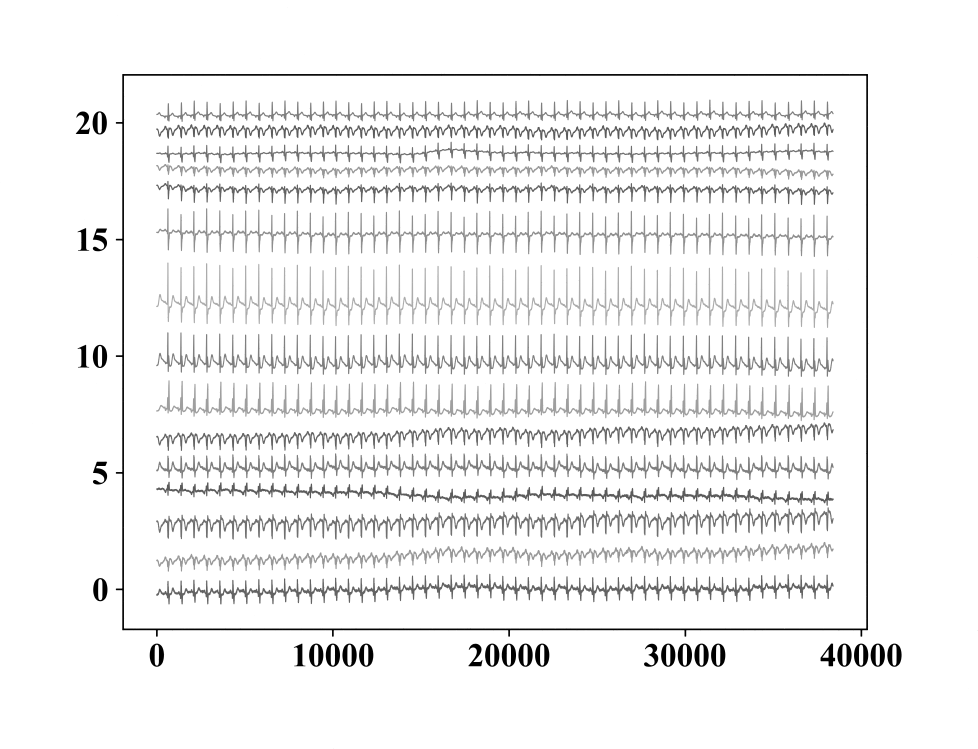
#> input picture 3_denoised_ecg_images/denoised_patient001.png, 3911 x 2993 px (shown at 1/4 size); its folder holds only this picture in this run
$ python 3_image2signal.py
#> lines starting #> are read from the running program, lines starting #| are printed output that depends on the picture; after the words box and inside, x2 and y2 are one past the last pixel; in counts of white or black regions, pixels touching at a corner belong together
### ECG_EX2.py
def ECG_extract_qrs2(ecg_signal ,  enable_plot =True  ):
    dpi=500
    import numpy as np
    import matplotlib.pyplot as plt
    from scipy.signal import find_peaks, butter, filtfilt, resample
    import neurokit2 as nk
    import pandas as pd
    import warnings

    # Suppress DeprecationWarning
    warnings.filterwarnings("ignore", category=DeprecationWarning)

    # Close all previous plots
    # plt.close('all')

    # Parameters
    fs = 2000  # Original sampling frequency
    target_length = 5  # Target length of ECG signal in seconds
    target_samples = target_length * fs  # Target number of samples

    # Load the ECG signal
    try:
        a = ecg_signal[0]
    except:

        data = np.load('ecg.npz')
        ecg_signal = data['signal']

    # Smoothing the ECG signal
    e = []
    M = 5
    for i in range(len(ecg_signal) - M):
        mm = np.mean(ecg_signal[i:i + M])
        if not mm == ecg_signal[i]:
            e.append(ecg_signal[i])
    ecg_signal = e

    # Check if the ECG signal is shorter than the target length
    if len(ecg_signal) < target_samples:
        # Resample the ECG signal to the target length
        ecg_signal = resample(ecg_signal, 5 * target_samples)
        # print(f"ECG signal was resampled to {target_length} seconds.")

    # Time vector
    t = np.arange(len(ecg_signal)) / fs

    # Detect R-peaks
    _, rpeaks = nk.ecg_peaks(ecg_signal, sampling_rate=fs)


    # Delineate ECG waves
    # _, waves_peak = nk.ecg_delineate(ecg_signal, rpeaks, sampling_rate=fs, method="peak")

    # Delineate and visualize all peaks of ECG complexes
    _, waves_peak = nk.ecg_delineate(ecg_signal, rpeaks, sampling_rate=fs, method="peak", show=enable_plot, show_type='peaks')
    if enable_plot:
        plt.savefig('temp.png', bbox_inches='tight', pad_inches=0.5, dpi=dpi)
        plt.close()

    # Filter out NaN values from peak arrays
    # [7 lines left out: function filter_nan, not called in this run]

    # Filter peaks
    r_peaks = filter_nan(rpeaks['ECG_R_Peaks'])
    t_peaks = filter_nan(waves_peak.get('ECG_T_Peaks', []))
    p_peaks = filter_nan(waves_peak.get('ECG_P_Peaks', []))
    q_peaks = filter_nan(waves_peak.get('ECG_Q_Peaks', []))
    s_peaks = filter_nan(waves_peak.get('ECG_S_Peaks', []))

    # Calculate durations (in milliseconds)
    # [4 lines left out: function calculate_duration, not called in this run]

    P_dur = calculate_duration(p_peaks, q_peaks)  # P duration
    QRS_dur = calculate_duration(q_peaks, s_peaks)  # QRS duration
    T_dur = calculate_duration(t_peaks, t_peaks[1:]) if len(t_peaks) > 1 else np.nan  # T duration
    ST_dur = calculate_duration(s_peaks, t_peaks)  # ST duration
    PR_int = calculate_duration(p_peaks, r_peaks)  # PR interval
    QT_int = calculate_duration(q_peaks, t_peaks)  # QT interval
    QTC_int = QT_int / np.sqrt((60 * fs) / len(r_peaks)) if not np.isnan(QT_int) else np.nan  # Corrected QT interval
    Q_dur = calculate_duration(q_peaks, r_peaks)  # Q duration
    R_dur = calculate_duration(r_peaks, s_peaks)  # R duration
    S_dur = calculate_duration(s_peaks, t_peaks)  # S duration

    # Calculate amplitudes (in microvolts)
    # [4 lines left out: function calculate_amplitude, not called in this run]

    P_amp = calculate_amplitude(p_peaks)  # P amplitude
    Q_amp = calculate_amplitude(q_peaks)  # Q amplitude
    R_amp = calculate_amplitude(r_peaks)  # R amplitude
    S_amp = calculate_amplitude(s_peaks)  # S amplitude
    T_amp = calculate_amplitude(t_peaks)  # T amplitude
    ST_amp = calculate_amplitude(s_peaks)  # ST amplitude (using S peak)

    # Create a dictionary to store the results
    results = {
        'P_dur (ms)': P_dur,
        'QRS_dur (ms)': QRS_dur,
        'T_dur (ms)': T_dur,
        'ST_dur (ms)': ST_dur,
        'PR_int (ms)': PR_int,
        'QT_int (ms)': QT_int,
        'QTC_int (ms)': QTC_int,
        'Q_dur (ms)': Q_dur,
        'R_dur (ms)': R_dur,
        'S_dur (ms)': S_dur,
        'P_amp (uV)': P_amp,
        'Q_amp (uV)': Q_amp,
        'R_amp (uV)': R_amp,
        'S_amp (uV)': S_amp,
        'T_amp (uV)': T_amp,
        'ST_amp (uV)': ST_amp
    }


    Result2 ={
        't':t,
        'ecg_signal':ecg_signal,
        'r_peaks':r_peaks,
        't_peaks':t_peaks,
        'p_peaks':p_peaks,
        'q_peaks':q_peaks,
        's_peaks':s_peaks,
        'r_peaks':r_peaks,
        'rpeaks':rpeaks,

              }


    return results,Result2


# if True:
#     results,Result2 = ECG_extract_qrs2([] , False)

### 3_image2signal.py
import cv2
import numpy as np
import matplotlib.pyplot as plt
import os
import scipy.signal
import neurokit2 as nk
import pandas as pd
from tqdm import tqdm
import copy

enable_plot = False
enable_plot = True


plt.rcParams['font.family'] = 'Times New Roman'

plt.close('all')

noisy_folder = '3_denoised_ecg_images'
ocr_folder = '6_ocr'
result2_folder = '7_result2'
csv_folder = '8_csv'
os.makedirs(result2_folder, exist_ok=True)
os.makedirs(ocr_folder, exist_ok=True)
os.makedirs(csv_folder, exist_ok=True)

segments_all = []

for filename in os.listdir(noisy_folder):
    if filename.endswith('.png') and not 'pattern' in filename.lower():
        patteint_no = filename.replace('denoised_', '').replace('.png', '')
        print('patteint_no =', patteint_no)

        image_path = os.path.join(noisy_folder, filename)
        image = cv2.imread(image_path)
#> image is the input picture: shape (2993, 3911, 3); min 0, max 255, mean 242.2

        gray_image = cv2.cvtColor(image, cv2.COLOR_BGR2GRAY)
        if enable_plot:
            plt.figure(100)
            plt.subplot(2, 2, 1)
            plt.title('Original Image')
            plt.imshow(cv2.cvtColor(image, cv2.COLOR_BGR2RGB))
            plt.axis('off')

        B = max(int(np.shape(image)[0] / 100), 80)
#> B = 80
        _, binary_image = cv2.threshold(gray_image, 200, 255, cv2.THRESH_BINARY_INV)
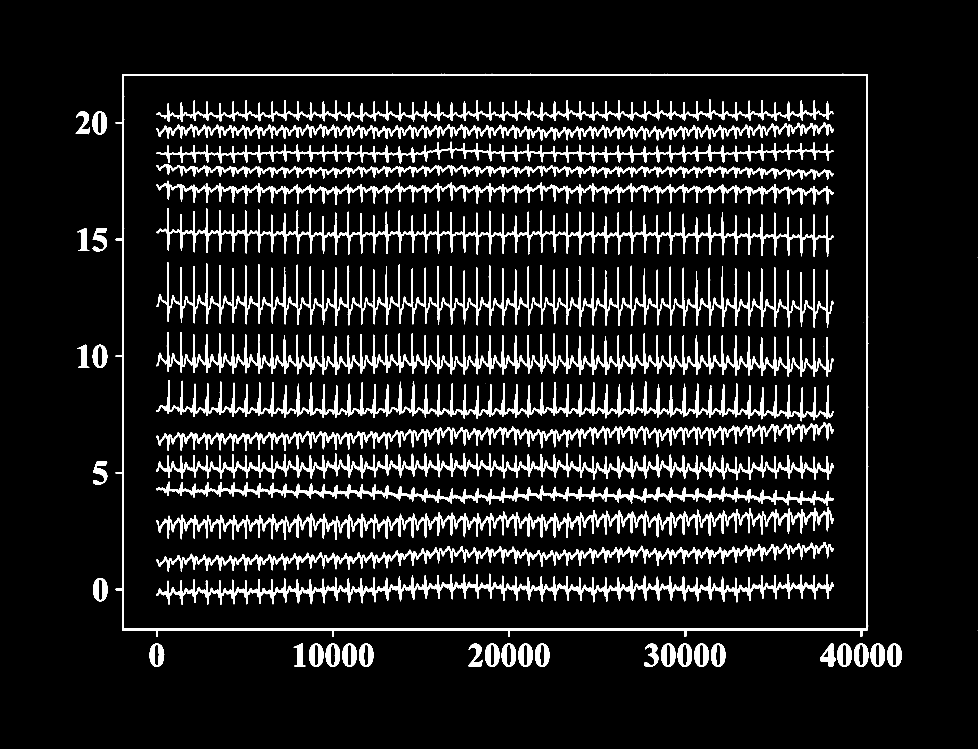
#> binary_image: shape (2993, 3911) (shown at 1/4 size); 8.9% white; 51 white regions (6 under 20 px)
        contours, _ = cv2.findContours(binary_image, cv2.RETR_EXTERNAL, cv2.CHAIN_APPROX_SIMPLE)
#> contours = 32 contours, 2 with area under 20; largest, box (x1, y1, x2, y2) and area: (463, 295, 3473, 2547) 6633622, (1940, 2574, 1998, 2667) 4215, (1236, 2573, 1294, 2667) 4215, (371, 1379, 429, 1472) 4213, (3349, 2574, 3407, 2667) 4212
        largest_contour = max(contours, key=cv2.contourArea)
#> largest_contour = contour of 215 points, box (x1, y1, x2, y2) (463, 295, 3473, 2547), area 6633622
        x, y, w, h = cv2.boundingRect(largest_contour)
#> x = 463; y = 295; w = 3010; h = 2252
        cropped_image = image[y+B:y+h-B, x+B:x+w-B]
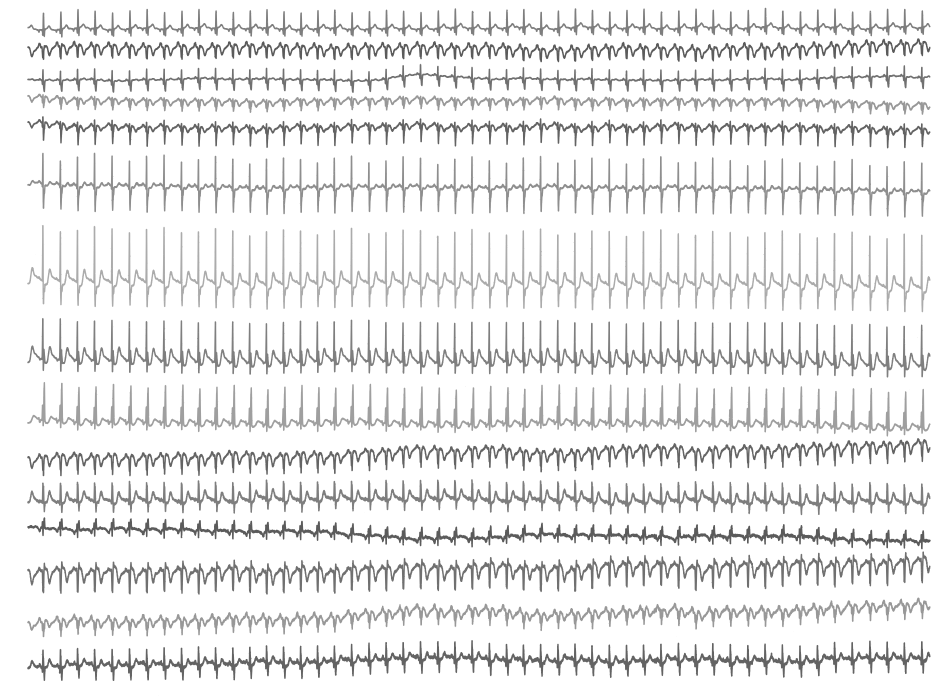
#> cropped_image: shape (2092, 2850, 3) (shown at 1/3 size); min 91, max 255, mean 236.3

        cropped_image001=copy.deepcopy(cropped_image)

        gray_image_cropped = cv2.cvtColor(cropped_image, cv2.COLOR_BGR2GRAY)
        _, binary_image_cropped = cv2.threshold(gray_image_cropped, 200, 255, cv2.THRESH_BINARY_INV)
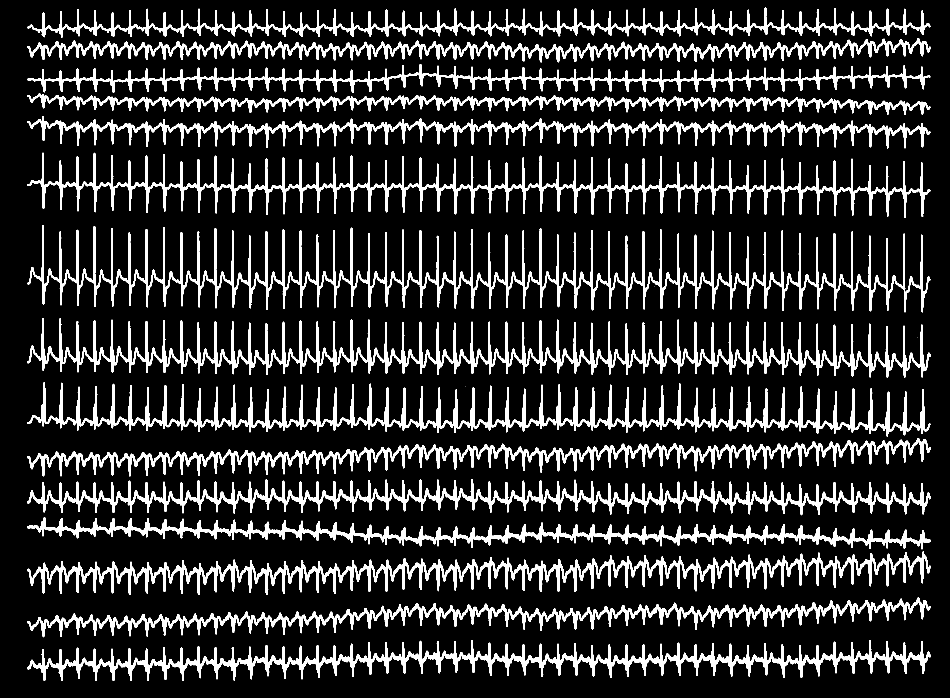
#> binary_image_cropped: shape (2092, 2850) (shown at 1/3 size); 14.8% white; 18 white regions (3 under 20 px)
        contours_cropped, _ = cv2.findContours(binary_image_cropped, cv2.RETR_EXTERNAL, cv2.CHAIN_APPROX_SIMPLE)
#> contours_cropped = 18 contours, 3 with area under 20; largest, box (x1, y1, x2, y2) and area: (82, 675, 2791, 937) 75869, (82, 954, 2792, 1133) 70962, (82, 1146, 2791, 1310) 65192, (82, 1654, 2792, 1784) 60560, (82, 458, 2792, 653) 59085
        segments = [cnt for cnt in contours_cropped if cv2.contourArea(cnt) > 50]
#> segments = 15 contours; largest, box (x1, y1, x2, y2) and area: (82, 675, 2791, 937) 75869, (82, 954, 2792, 1133) 70962, (82, 1146, 2791, 1310) 65192, (82, 1654, 2792, 1784) 60560, (82, 458, 2792, 653) 59085

        for _ in range(5):
            merged_contours = []
            processed = [False] * len(segments)

            for i in range(len(segments)):
                if processed[i]:
                    continue

                base_contour = segments[i]
                overlapping = [base_contour]
                base_rect = cv2.boundingRect(base_contour)

                for j in range(i + 1, len(segments)):
                    if processed[j]:
                        continue

                    cnt = segments[j]
                    cnt_rect = cv2.boundingRect(cnt)

                    if (base_rect[1] < cnt_rect[1] + cnt_rect[3] and
                        base_rect[1] + base_rect[3] > cnt_rect[1]):
                        overlapping.append(cnt)
                        processed[j] = True

                merged_contour = np.vstack(overlapping)
                merged_contour = cv2.convexHull(merged_contour)
                merged_contours.append(merged_contour)
                processed[i] = True

            segments = merged_contours
        if enable_plot:
            plt.figure(100)
            plt.subplot(2, 2, 1)
            plt.title('Original Image')
            plt.imshow(cv2.cvtColor(cropped_image, cv2.COLOR_BGR2RGB))
            plt.axis('off')

        max_x = []; max_y = []
        min_y = []; min_x = []

        for merged_segment in segments:
            random_color = tuple(np.random.randint(0, 256, 3).tolist())
            cv2.drawContours(cropped_image, [merged_segment], -1, random_color, 2)

            x = [merged_segment[i, 0, 0] for i in range(len(merged_segment))]
            y = [merged_segment[i, 0, 1] for i in range(len(merged_segment))]

            max_x.append(np.max(x))
            max_y.append(np.max(y))
            min_y.append(np.min(y))
            min_x.append(np.min(x))
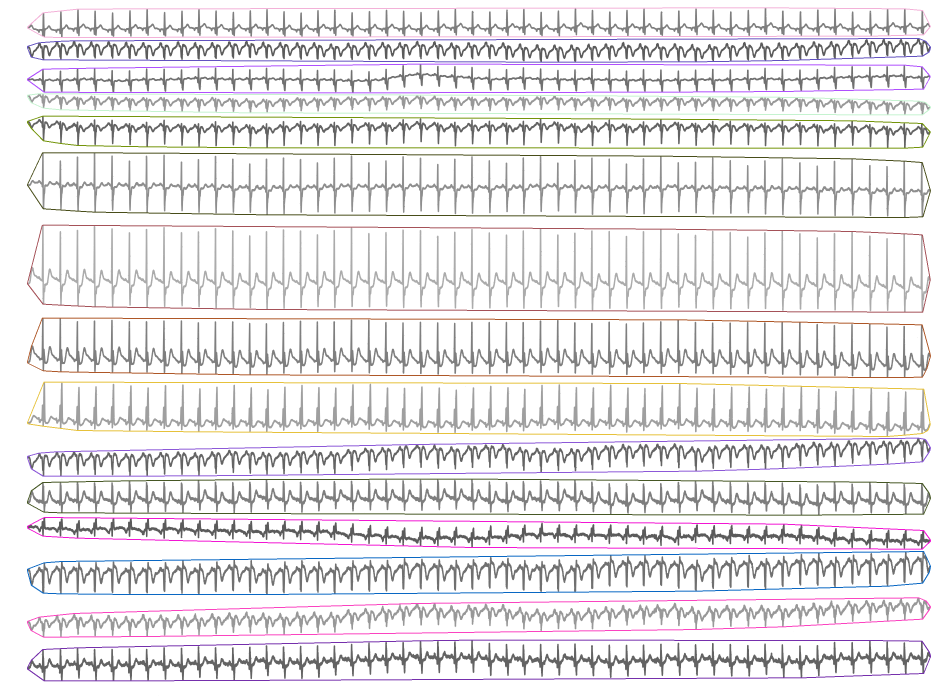
#> cropped_image: shape (2092, 2850, 3) (shown at 1/3 size); mean B, G, R 231.6, 230.1, 232.1
#> after the loop, max_x = [2791, 2791, 2791, 2791, 2791, 2791, 2790, 2791, 2790, 2791, 2790, 2791, 2790, 2791, 2791]; max_y = [2042, 1911, 1783, 1647, 1545, 1428, 1309, 1132, 936, 652, 444, 344, 278, 186, 112]; min_x = [82, 82, 82, 82, 82, 82, 82, 82, 82, 82, 82, 82, 82, 82, 82]; min_y = [1920, 1793, 1654, 1552, 1437, 1314, 1146, 954, 675, 458, 348, 281, 192, 115, 23]

        if len(min_x) == 1:
            min_y = int(min_y[0])
            max_y = int(max_y[0])
            min_x = int(min_x[0])
            max_x = int(max_x[0])


            gray_image_cropped001 = cv2.cvtColor(cropped_image001, cv2.COLOR_BGR2GRAY)
            _, binary_image_cropped001 = cv2.threshold(gray_image_cropped001, 200, 255, cv2.THRESH_BINARY_INV)
            contours_cropped001, _ = cv2.findContours(binary_image_cropped001, cv2.RETR_EXTERNAL, cv2.CHAIN_APPROX_SIMPLE)
            segments = [cnt for cnt in contours_cropped001 if cv2.contourArea(cnt) > 50]

            for _ in range(5):
                merged_contours = []
                processed = [False] * len(segments)

                for i in range(len(segments)):
                    if processed[i]:
                        continue

                    base_contour = segments[i]
                    overlapping = [base_contour]
                    base_rect = cv2.boundingRect(base_contour)

                    for j in range(i + 1, len(segments)):
                        if processed[j]:
                            continue

                        cnt = segments[j]
                        cnt_rect = cv2.boundingRect(cnt)

                        if (base_rect[1] < cnt_rect[1] + cnt_rect[3] and
                            base_rect[1] + base_rect[3] > cnt_rect[1]):
                            overlapping.append(cnt)
                            processed[j] = True

                    merged_contour = np.vstack(overlapping)
                    merged_contour = cv2.convexHull(merged_contour)
                    merged_contours.append(merged_contour)
                    processed[i] = True

                segments = merged_contours
            if enable_plot:
                plt.figure(100)
                plt.subplot(2, 2, 1)
                plt.title('Original Image')
                plt.imshow(cv2.cvtColor(image, cv2.COLOR_BGR2RGB))
                plt.axis('off')


            max_x = []; max_y = []
            min_y = []; min_x = []

            for merged_segment in segments:
                random_color = tuple(np.random.randint(0, 256, 3).tolist())
                cv2.drawContours(cropped_image, [merged_segment], -1, random_color, 2)

                x = [merged_segment[i, 0, 0] for i in range(len(merged_segment))]
                y = [merged_segment[i, 0, 1] for i in range(len(merged_segment))]

                max_x.append(np.max(x))
                max_y.append(np.max(y))
                min_y.append(np.min(y))
                min_x.append(np.min(x))
        if enable_plot:
            plt.figure(100)
            plt.subplot(2, 2, 3)
            plt.title('Cropped Image (Merged Contours)')
            plt.imshow(cv2.cvtColor(cropped_image, cv2.COLOR_BGR2RGB))
            plt.axis('off')

        S = 0
        signal_all = []
        all_results = []

        LEAD_name = [
            "i", "ii", "iii",
            "avr", "avl", "avf",
            "v1", "v2", "v3",
            "v4", "v5", "v6",
            "vx", "vy", "vz"
        ]


        for i in tqdm(range(len(segments)), desc="Processing segments"):
            merged_segment = segments[i]
            S = S + 5
            signal = []
            Lead_name = 'lead ' + LEAD_name[i]
            if enable_plot:
                plt.figure(100)
                plt.subplot(len(segments), 5, S-2)
                # if i == 0:
                plt.title('Cropped Image lead '+Lead_name)
                # cropped_image001 = image
                plt.imshow(cv2.cvtColor(cropped_image001[min_y[i]:max_y[i], :], cv2.COLOR_BGR2RGB))
                plt.axis('off')

            image_Signal_i = cv2.cvtColor(cropped_image001[min_y[i]:max_y[i], :], cv2.COLOR_BGR2RGB)
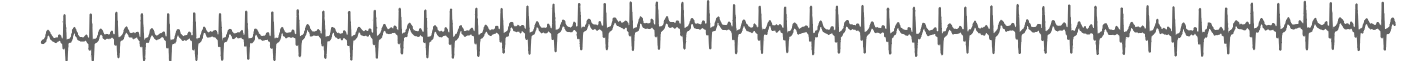
#> image_Signal_i: shape (122, 2850, 3) (shown at 1/2 size); min 99, max 255, mean 226.3
            temp = image_Signal_i.copy()


            for y in range(np.shape(image_Signal_i)[1]):
                temp[:, y, 0] = 0
                image_Signal_iy = image_Signal_i[:, y, 0]
                index = np.argmin(image_Signal_iy)
                min_value = min(image_Signal_iy)

                if not min_value == image_Signal_i[0, 0, 0]:
                    signal.append(-1 * index)
#> this loop made 2850 passes
#> (index, min_value) on passes 1 to 3: (0, 255), (0, 255), (0, 255)
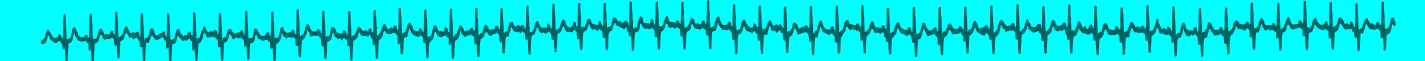
#> temp: shape (122, 2850, 3) (shown at 1/2 size); mean R, G, B 0, 226.3, 226.3
#> after the loop, signal = 2711 values, max 0 at index 1335, min -85 at index 0, mean -51.89

            lowpass = scipy.signal.butter(1, 0.5, btype='lowpass', fs=200, output='sos')
            lowpassed = scipy.signal.sosfilt(lowpass, signal)
#> lowpassed = 2711 values, max -0.662 at index 0, min -65.06 at index 304, mean -50.88
            filtered_signal = signal - lowpassed
#> filtered_signal = 2711 values, max 42.94 at index 1025, min -84.34 at index 0, mean -1.01
            removed = int(len(filtered_signal) / 10)
#> removed = 271
            filtered_signal = filtered_signal[removed:-1 * removed]
#> filtered_signal = 2169 values, max 42.94 at index 754, min -20.63 at index 1121, mean 0.479

            np.savez('ecg.npz', signal=filtered_signal)

            ecg_signal = filtered_signal
#> ecg_signal has the same summary as filtered_signal
            from ECG_EX2 import ECG_extract_qrs2


            # print('Lead_name =', Lead_name)

            out_path_image001 = result2_folder + '/' + patteint_no + Lead_name + '.png'
            # out_path_image='temp.png', lead='Lead II',dpi=100

            results,Result2 = ECG_extract_qrs2(ecg_signal,  enable_plot )
#> in ECG_extract_qrs2, `a = ecg_signal[0]`: a = 0.625
#> the loop in ECG_extract_qrs2, `for i in range(len(ecg_signal) - M):` made 2164 passes
#> mm on passes 1 to 3: 3.14, 3.88, 4.02
#> after the loop in ECG_extract_qrs2, `for i in range(len(ecg_signal) - M):`: e = 2164 values, max 42.94 at index 754, min -20.63 at index 1121, mean 0.473
#> in ECG_extract_qrs2, `ecg_signal = e`: ecg_signal has the same summary as e
#> (the run stopped early here; a loop or call above may not have finished)
